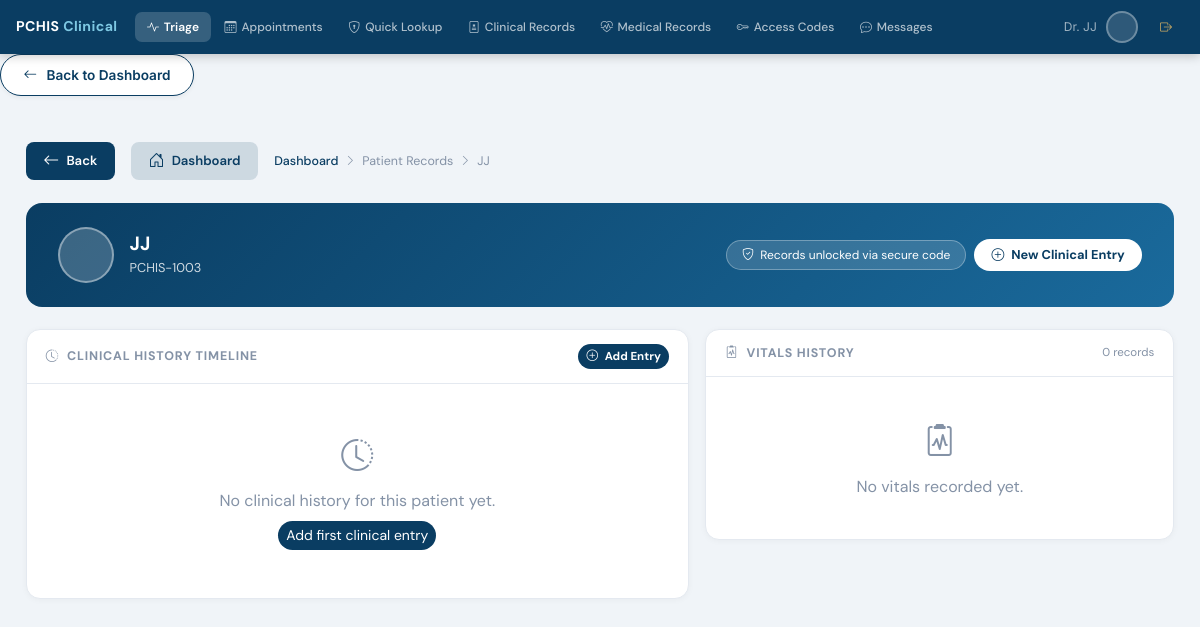
The app's page /records/patient/3/ (signed in) with its own data.
### accounts/models.py (models this page shows, shortened)
class User(AbstractUser):
    ROLE_CHOICES = (
        ('ADMIN', 'ADMIN'),
        ('DOCTOR', 'DOCTOR'),
        ('PATIENT', 'Patient'),
    )
    username = models.CharField(
        max_length=15,
        unique=True,
        validators=[RegexValidator(r'^[a-zA-Z0-9]*$', 'Only letters and numbers allowed.')]
    )
    role = models.CharField(
        max_length=10,
        choices=ROLE_CHOICES,
    )

### records/views.py (the view)
# urls.py: path('patient/<int:patient_id>/', views.view_patient_history, name='view_patient_history'),
@login_required
def view_patient_history(request, patient_id):
    user_role = str(getattr(request.user, 'role', '')).upper()
    if user_role not in ('DOCTOR', 'ADMIN'):
        messages.error(request, "Access denied.")
        return redirect('dashboard:role_redirect')
    patient = get_object_or_404(User, id=patient_id)
    clinical_history = ClinicalRecord.objects.filter(
        patient=patient
    ).order_by('-date_diagnosed')
    records = MedicalRecord.objects.filter(
        patient=patient
    ).order_by('-uploaded_at')
    return render(request, 'records/doctor_view_list.html', {
        'patient': patient,
        'clinical_history': clinical_history,
        'records': records,
    })

### records/templates/records/doctor_view_list.html (shortened to what this page needs)
{% extends "layouts/base.html" %}
{% block content %}
{% include "includes/_back_to_dashboard.html" %}
<div class="record-page">
    <div class="back-bar">
        <button class="back-btn" onclick="history.back()">
            <i class="bi bi-arrow-left"></i> Back
        </button>
        <a href="{% url 'dashboard:doctor_dashboard' %}" class="back-btn"
           style="background: rgba(10,61,98,.15); color: var(--deep);">
            <i class="bi bi-house-door"></i> Dashboard
        </a>
        <div class="breadcrumb-trail">
            <a href="{% url 'dashboard:doctor_dashboard' %}">Dashboard</a>
            <i class="bi bi-chevron-right" style="font-size:.7rem;"></i>
            <span>Patient Records</span>
            <i class="bi bi-chevron-right" style="font-size:.7rem;"></i>
            <span>{{ patient.get_full_name|default:patient.username }}</span>
        </div>
    </div>
    <div class="patient-header">
        <div class="d-flex align-items-center gap-3">
            <div class="patient-avatar">
            </div>
            <div>
                <h4 class="fw-bold mb-0" style="font-size:1.2rem;">
                    {{ patient.get_full_name|default:patient.username }}
                </h4>
                <div class="patient-meta">
                    PCHIS-{{ patient.id|add:"1000" }}
                </div>
            </div>
        </div>
        <div class="d-flex gap-2 flex-wrap align-items-center">
            <div class="unlock-badge">
                <i class="bi bi-shield-check"></i>
                Records unlocked via secure code
            </div>
            <a href="{% url 'records:add_clinical_record' patient.id %}"
               class="btn rounded-pill fw-bold"
               style="background:#fff; color:var(--deep); border:none; font-size:.8rem; padding:.4rem 1.1rem;">
                <i class="bi bi-plus-circle me-1"></i> New Clinical Entry
            </a>
        </div>
    </div>
    <div class="row g-3">
        <div class="col-lg-7">
            <div class="pcard">
                <div class="pcard-head">
                    <span class="pcard-head-title">
                        <i class="bi bi-clock-history me-2"></i>Clinical History Timeline
                    </span>
                    <a href="{% url 'records:add_clinical_record' patient.id %}"
                       class="btn btn-sm rounded-pill fw-bold"
                       style="background:var(--deep); color:#fff; border:none; font-size:.72rem;">
                        <i class="bi bi-plus-circle me-1"></i> Add Entry
                    </a>
                </div>
                <div style="padding: .5rem 0;">
                    {% if clinical_history %}
                    <div class="timeline-wrap">
                        {% for entry in clinical_history %}
                        <div class="timeline-item">
                            <div class="timeline-dot"></div>
                            <div class="timeline-card">
                                <div class="timeline-card-head">
                                    <div>
                                        <span class="fw-bold" style="color:var(--deep); font-size:.85rem;">
                                            {{ entry.hospital_name }}
                                        </span>
                                        <span style="color:#8492a6; font-size:.75rem; margin-left:.5rem;">
                                            · Dr. {{ entry.doctor_name }}
                                        </span>
                                    </div>
                                    <span style="font-size:.72rem; color:#8492a6;">
                                        {{ entry.date_diagnosed|date:"d M Y" }}
                                    </span>
                                </div>
                                <div class="timeline-card-body">
                                    {% if entry.symptoms %}
                                    <div class="detail-row">
                                        <span class="detail-lbl">Symptoms</span>
                                        <span>{{ entry.symptoms }}</span>
                                    </div>
                                    {% endif %}
                                    <div class="detail-row">
                                        <span class="detail-lbl">Diagnosis</span>
                                        <span class="fw-bold">{{ entry.diagnosis }}</span>
                                    </div>
                                    {% if entry.prescription %}
                                    <div class="rx-box">
                                        <i class="bi bi-capsule me-1"></i>
                                        {{ entry.prescription }}
                                    </div>
                                    {% endif %}
                                </div>
                            </div>
                        </div>
                        {% endfor %}
                    </div>
                    {% else %}
                    <div class="empty-state">
                        <i class="bi bi-clock-history"></i>
                        No clinical history for this patient yet.
                        <br>
                        <a href="{% url 'records:add_clinical_record' patient.id %}"
                           class="btn btn-sm btn-primary rounded-pill mt-2"
                           style="background:var(--deep); border:none;">
                            Add first clinical entry
                        </a>
                    </div>
                    {% endif %}
                </div>
            </div>
        </div>
        <div class="col-lg-5">
            <div class="pcard">
                <div class="pcard-head">
                    <span class="pcard-head-title">
                        <i class="bi bi-clipboard2-pulse me-2"></i>Vitals History
                    </span>
                    <span style="font-size:.72rem; color:#8492a6;">{{ records|length }} record{{ records|length|pluralize }}</span>
                </div>
                <div class="p-0">
                    {% if records %}
                    <table class="doc-table" style="padding:0 .6rem;">
                        <thead>
                            <tr>
                                <th style="padding-left:1rem;">Date</th>
                                <th>Temp</th><th>HR</th><th>SpO₂</th><th>AI</th>
                            </tr>
                        </thead>
                        <tbody>
                            {% for rec in records %}
                            <tr>
                                <td style="font-size:.76rem; color:#8492a6;">
                                    {{ rec.uploaded_at|date:"d M Y" }}
                                </td>
                                <td class="{% if rec.temperature > 38 %}text-danger fw-bold{% endif %}">
                                    {{ rec.temperature }}°
                                </td>
                                <td class="{% if rec.heart_rate > 100 %}text-warning fw-bold{% endif %}">
                                    {{ rec.heart_rate }}
                                </td>
                                <td class="{% if rec.oxygen_saturation < 95 %}text-danger fw-bold{% endif %}">
                                    {{ rec.oxygen_saturation }}%
                                </td>
                                <td>
                                    <span class="risk-badge
                                        {% if rec.ai_confidence_score >= 80 %}rb-critical
                                        {% elif rec.ai_confidence_score >= 60 %}rb-high
                                        {% elif rec.ai_confidence_score >= 35 %}rb-moderate
                                        {% else %}rb-low{% endif %}">
                                        {{ rec.ai_confidence_score }}%
                                    </span>
                                </td>
                            </tr>
                            {% endfor %}
                        </tbody>
                    </table>
                    {% else %}
                    <div class="empty-state">
                        <i class="bi bi-clipboard2-pulse"></i>
                        No vitals recorded yet.
                    </div>
                    {% endif %}
                </div>
            </div>
        </div>
    </div>
</div>
{% endblock %}

### templates/layouts/base.html (shortened to what this page needs)
{% load static %}
<!DOCTYPE html>
<html lang="en">
<head>
    <link href="https://cdn.jsdelivr.net/npm/bootstrap@5.3.0/dist/css/bootstrap.min.css" rel="stylesheet">
    <link rel="stylesheet" href="https://cdn.jsdelivr.net/npm/bootstrap-icons@1.11.1/font/bootstrap-icons.css">
</head>
<body class="{% if request.user.is_authenticated and request.user.role|upper == 'DOCTOR' %}doctor-layout{% endif %}">
{% if request.user.role|upper == 'DOCTOR' %}
<nav class="doctor-topnav">
    <div class="topnav-brand">PCHIS <span>Clinical</span></div>
    <div class="topnav-links">
        {% with is_db=request.resolver_match.url_name|slugify %}
        <a href="{% if 'dashboard' in is_db %}javascript:void(0){% else %}{% url 'dashboard:doctor_dashboard' %}?section=triage{% endif %}"
           class="tnav-btn active" data-section="triage" onclick="handleNavClick('triage')">
            <i class="bi bi-activity"></i> Triage
        </a>
        <a href="{% if 'dashboard' in is_db %}javascript:void(0){% else %}{% url 'dashboard:doctor_dashboard' %}?section=schedule{% endif %}"
           class="tnav-btn" data-section="schedule" onclick="handleNavClick('schedule')">
            <i class="bi bi-calendar3"></i> Appointments
        </a>
        <a href="{% if 'dashboard' in is_db %}javascript:void(0){% else %}{% url 'dashboard:doctor_dashboard' %}?section=lookup{% endif %}"
           class="tnav-btn" data-section="lookup" onclick="handleNavClick('lookup')">
            <i class="bi bi-shield-lock"></i> Quick Lookup
        </a>
        <a href="{% if 'dashboard' in is_db %}javascript:void(0){% else %}{% url 'dashboard:doctor_dashboard' %}?section=clinical{% endif %}"
           class="tnav-btn" data-section="clinical" onclick="handleNavClick('clinical')">
            <i class="bi bi-file-medical"></i> Clinical Records
        </a>
        <a href="{% if 'dashboard' in is_db %}javascript:void(0){% else %}{% url 'dashboard:doctor_dashboard' %}?section=medical{% endif %}"
           class="tnav-btn" data-section="medical" onclick="handleNavClick('medical')">
            <i class="bi bi-heart-pulse"></i> Medical Records
        </a>
        <a href="{% if 'dashboard' in is_db %}javascript:void(0){% else %}{% url 'dashboard:doctor_dashboard' %}?section=access_codes{% endif %}"
           class="tnav-btn" data-section="access_codes" onclick="handleNavClick('access_codes')">
            <i class="bi bi-key"></i> Access Codes
        </a>
        <a href="{% if 'dashboard' in is_db %}javascript:void(0){% else %}{% url 'dashboard:doctor_dashboard' %}?section=messages{% endif %}"
           class="tnav-btn" data-section="messages" onclick="handleNavClick('messages')">
            <i class="bi bi-chat-dots"></i> Messages
        </a>
        {% endwith %}
    </div>
    <div class="topnav-right">
        <span style="color:rgba(255,255,255,.6); font-size:.75rem; white-space:nowrap; display:none;" class="d-md-inline">
            Dr. {{ request.user.last_name|default:request.user.username }}
        </span>
        <div class="topnav-avatar">
        </div>
        <form action="{% url 'accounts:logout' %}" method="post" style="margin:0;">
            <button type="submit" class="tnav-btn" style="color:rgba(255,200,100,.8);">
                <i class="bi bi-box-arrow-right"></i>
            </button>
        </form>
    </div>
</nav>
{% endif %}
<div class="main-wrapper">
    <div class="main-inner">
        {% block content %}{% endblock %}
    </div>
</div>
</body>
</html>

### records on screen
User: user.last_name "JJ", get_full_name "JJ", id|add "1003"

### other values on screen
{{ records|length }} "0"
